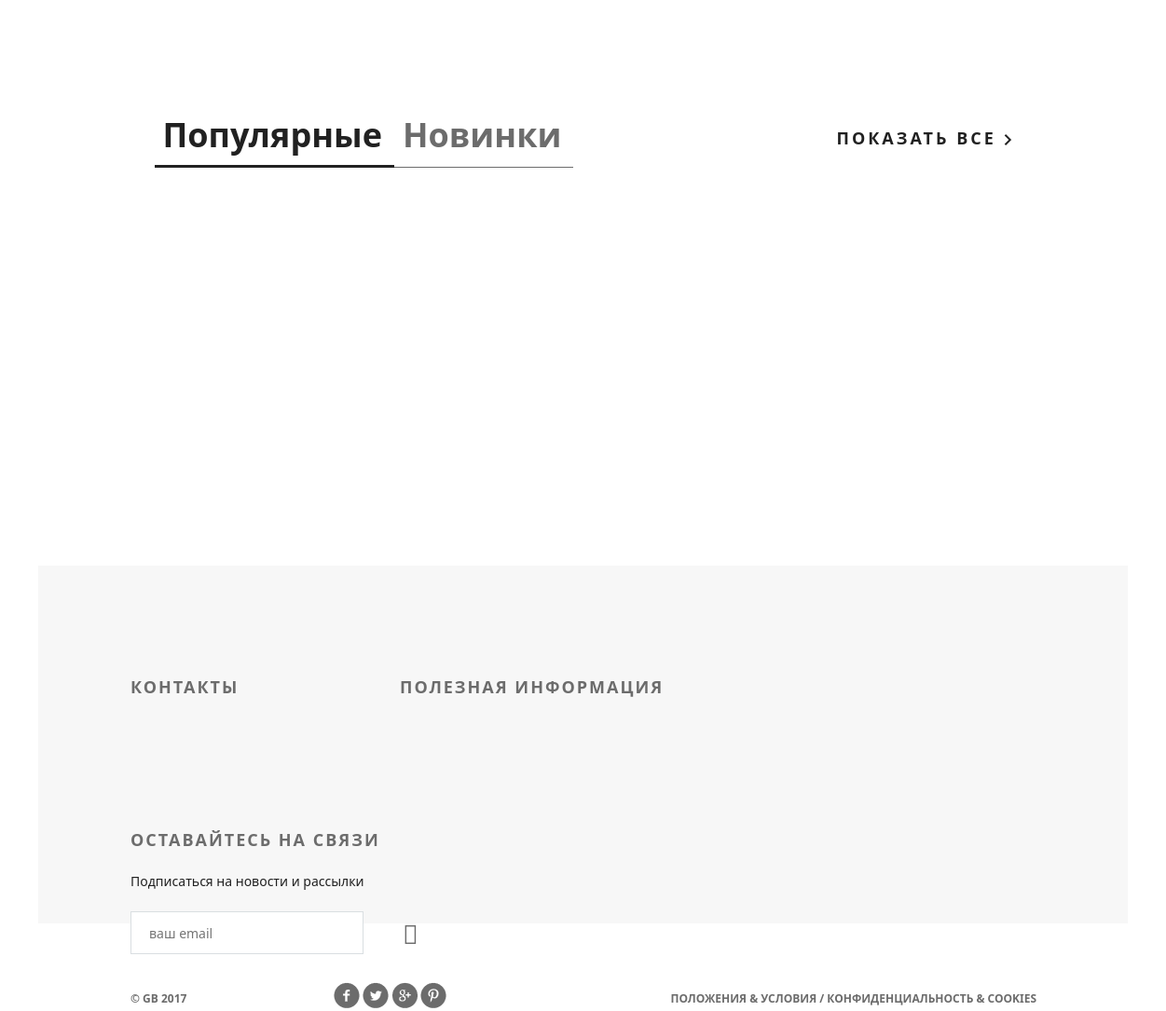
The app's page / (lower part), older data.
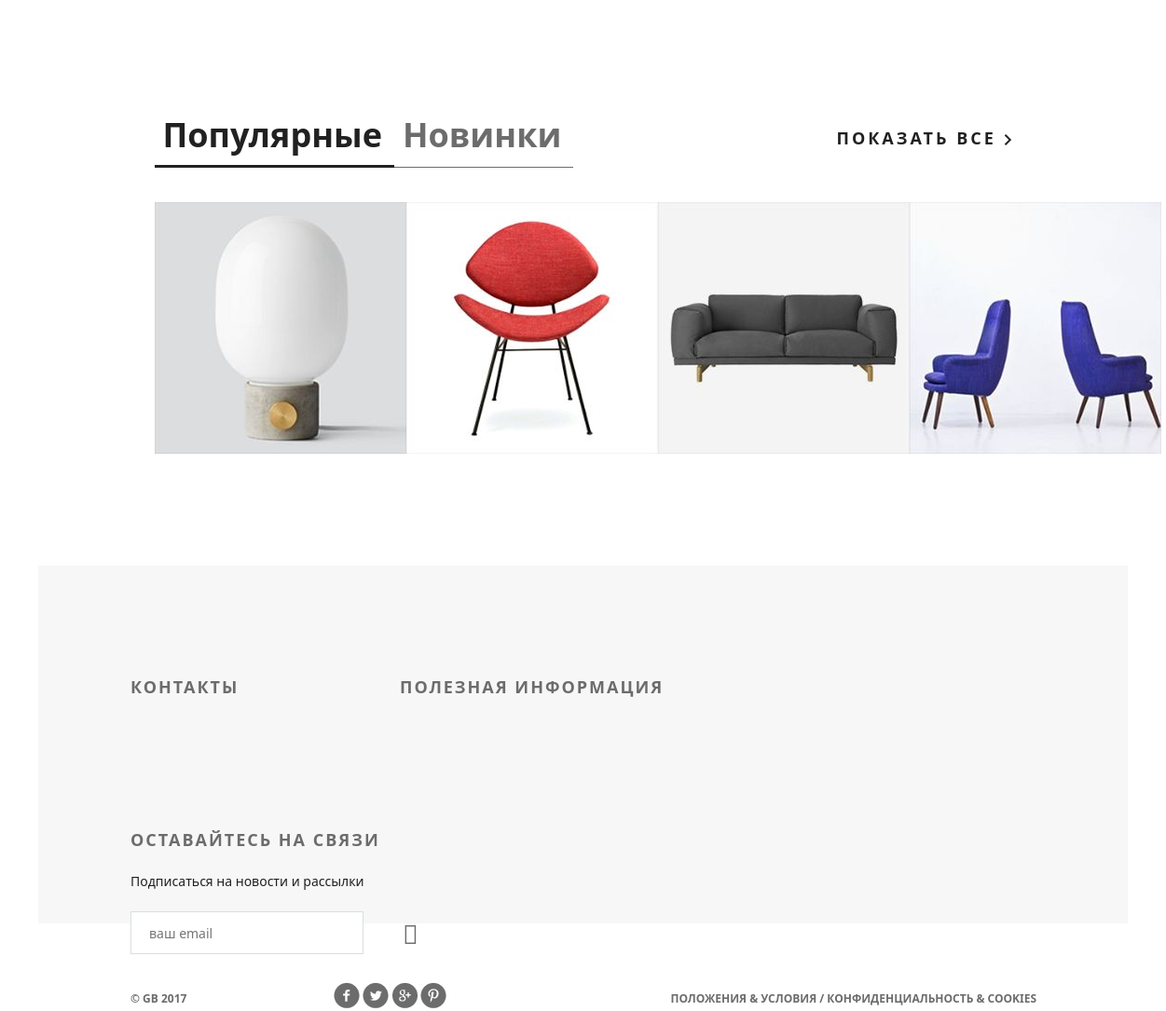
The same page, newer data.
### mainapp/models.py (models this page shows, shortened)
class Product(models.Model):
    category = models.ForeignKey(
        ProductCategory,
        on_delete=models.CASCADE,
    )
    name = models.CharField(
        verbose_name='имя продукта',
        max_length=128,
    )
    image = models.ImageField(
        upload_to='products_images',
        blank=True,
    )
    short_desc = models.CharField(
        verbose_name='короткое описание',
        max_length=60,
        blank=True,
    )
    description = models.TextField(
        verbose_name='описание',
        blank=True,
    )
    price = models.DecimalField(
        verbose_name='цена продукта',
        max_digits=8,
        decimal_places=2,
        default=0,
    )
    quantity = models.PositiveIntegerField(
        verbose_name='количество на складе',
        default=0,
    )
    is_active = models.BooleanField(default=True)

### geekshop/views.py (the view)
# urls.py: path('', basketapp.basket, name='index'),
@never_cache
def index(request):
    title = 'GeekShop'
    products = Product.objects.filter(is_active=True, category__is_active=True).select_related('category')[:4]
    context = {
        'title': title,
        'products': products,
    }
    return render(request, 'geekshop/index.html', context)

### mainapp/context_processors.py (called while the page is built)
def basket(request):
    print(f'context processor basket works')
    basket = []
    if request.user.is_authenticated:
        basket = Basket.objects.filter(user=request.user)
    return {
        'basket': basket,
    }

### geekshop/templates/geekshop/index.html (shortened to what this page needs)
{% extends 'geekshop/base.html' %}
{% load static %}
{% block content %}
		<div class="featured">
			<div class="featured-menu">
					<a class="active" href="#">Популярные</a><a href="#">Новинки</a>
			</div>
			<a class="explore" href="#">показать все <img src="{% static '/geekshop/img/arrow.png' %}" alt=""></a>
			<div class="clearfix">
			</div>
			<div class="tab-content">
				{% for product in products %}
				<div class="block">
					<a href="#"><img src="/media/{{ product.image }}" alt="">
					</a>
				</div>
				{% endfor %}
			</div>
		</div>
{% endblock %}

### geekshop/templates/geekshop/base.html (shortened to what this page needs)
{% load static %}
<!DOCTYPE html>
<html>
<head>
	<link rel="stylesheet" type="text/css" href="{% static '/geekshop/style.css' %}">
	<link rel="stylesheet" href="https://pro.fontawesome.com/releases/v5.10.0/css/fontawesome.css"/>
    <link href="https://cdn.jsdelivr.net/npm/bootstrap@5.0.2/dist/css/bootstrap.min.css" rel="stylesheet">
</head>
<body>
	<div class="container">
        {% block content %}
        {% endblock %}
		<div class="clr"></div>
	</div>
    <div class="footer">
        <div class="clearfix">
            <div class="text-footer">
                <h3>контакты</h3>
            </div>
            <div class="text-footer">
                <h3>полезная информация</h3>
            </div>
            <div class="text-footer clearfix">
                <h3>Оставайтесь на связи</h3>
                <p>Подписаться на новости и рассылки</p>
                <form>
                    <input type="email" name="email" placeholder="ваш email">
                    <a href="#"><i class="fa fa-paper-plane fa-2x" aria-hidden="true"></i></a>
                </form>
            </div>
        </div>
        <p class="small">&copy; GB 2017</p>
        <div class="social">
            <a href="#" class="social1"></a>
            <a href="#" class="social2"></a>
            <a href="#" class="social3"></a>
            <a href="#" class="social4"></a>
        </div>
        <p class="small">Положения &amp; Условия  /  Конфиденциальность &amp; Cookies</p>
    </div>
</body>
</html>

### geekshop/static/geekshop/style.css (style rules this page uses)
* { margin: 0; padding: 0; }
body { font-family: 'Montserrat', sans-serif; }
html, body { height: 100%; }
.clr { height: 384px; }
.container { width: 1366px; margin: 0 auto; min-height: 100%; }
.clearfix:after { content: ""; display: block; clear: both; }
.featured { padding-left: 98px; padding-right: 98px; }
.featured-menu { margin-top: 120px; width: 300px; height: 49px; float: left; }
.featured-menu a { color: #6c6c6c; font-size: 36px; font-weight: 700; text-align: left; text-decoration: none; border-bottom: 1px solid #6c6c6c; padding-bottom: 10px; padding-right: 13px; padding-left: 9px; }
.featured-menu .active { font-size: 36px; font-weight: 700; text-align: left; color: #212121; border-bottom: 3px solid #212121; padding-bottom: 8px; }
.explore { text-transform: uppercase; color: #212121; font-size: 18px; font-weight: 700; line-height: 24px; text-align: center; float: right; margin-top: 138px; letter-spacing: 3px; text-decoration: none; }
.tab-content { margin-top: 50px; display: flex; justify-content: space-between; margin-bottom: 120px; }
.tab-content .block { height: 270px; width: 270px; position: relative; }
.footer { height: 384px; width: 1169px; background-color: #f7f7f7; padding-left: 99px; padding-right: 98px; margin: -384px auto 0; clear: both; }
.footer form { position: relative; }
.footer form a i { display: block; width: 21px; height: 21px; position: absolute; z-index: 2; top: 10px; right: 50px; color: #6c6c6c; }
.text-footer { margin-top: 120px; width: 221px; float: left; margin-right: 68px; }
.text-footer:last-child { margin-right: 0; }
.text-footer h3 { text-transform: uppercase; color: #6c6c6c; font-size: 18px; font-weight: 700; text-align: left; margin-bottom: 22px; letter-spacing: 2px; }
.text-footer p { color: #212121; font-size: 14px; font-weight: 300; line-height: 24px; text-align: left; margin-bottom: 20px; }
.text-footer a { text-decoration: none; text-transform: uppercase; color: #212121; font-size: 14px; font-weight: 700; line-height: 26px; text-align: left; }
.text-footer:nth-child(2) { width: 422px; }
.text-footer:nth-child(3) { width: 363px; }
.text-footer input { border-width: 1px; border-color: #d9dee1; border-style: solid; background-color: #ffffff; width: 250px; height: 46px; outline: none; color: #6c6c6c; font-size: 14px; font-weight: 300; line-height: 22px; text-align: left; padding-left: 19px; padding-right: 70px; }
.footer .small { text-transform: uppercase; float: left; color: #6c6c6c; font-size: 12px; font-weight: 700; line-height: 26px; text-align: left; margin-top: 35px; }
.social { height: 28px; width: 121px; float: left; margin-left: 158px; margin-top: 30px; }
.social1 { background: url(img/social-links.png); height: 28px; width: 28px; float: left; }
.social2 { background: url(img/social-links.png); background-position: -34px 0px; height: 28px; width: 28px; float: left; margin-left: 3px; }
.social3 { background: url(img/social-links.png); background-position: -67px 0px; height: 28px; width: 28px; float: left; margin-left: 3px; }
.social4 { background: url(img/social-links.png); background-position: -101px 0px; height: 28px; width: 28px; float: left; margin-left: 3px; }
.footer .small:nth-child(4) { float: right; }

Row changes from the older to the newer data that the page shows:
now on this page (row edited): Product: image (picture)
added Product: image (picture)
added Product: image (picture)
added Product: image (picture)
